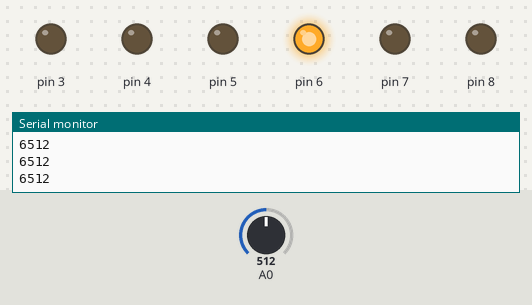
The sketch below on a simulated Arduino Uno, built with avr-gcc and run on an emulated ATmega328P. Parts: output pins drawn as LEDs (lit = HIGH), the last lines printed to the serial monitor. Inputs (shaded band) come from the test bench; at power-on: A0 = 512.

Above: at 1.2 s.
1.3 s: A0 set to 572
2.8 s: A0 set to 597
At 3.7 s:
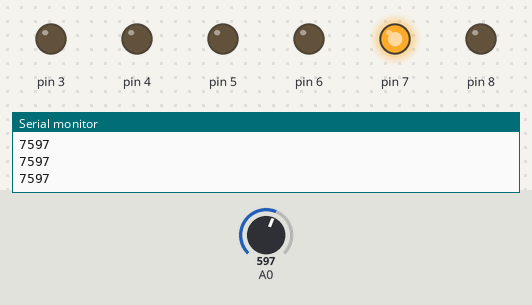
4.3 s: A0 set to 511
At 4.8 s:
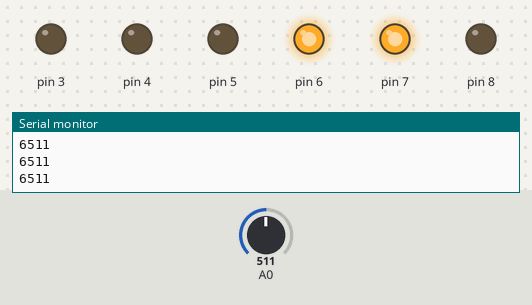
5.8 s: A0 set to 452
7.3 s: A0 set to 421
At 8.3 s:
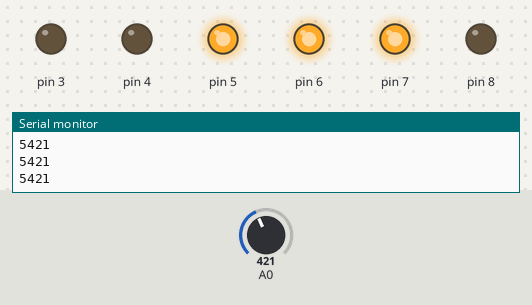
8.8 s: A0 set to 716
At 9.4 s:
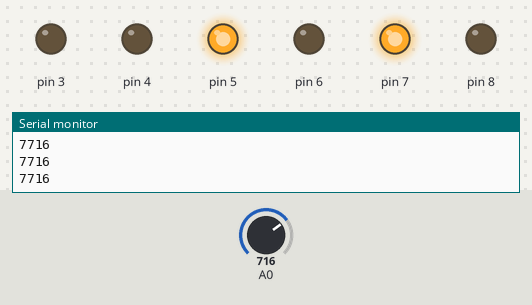
Timing chart, 0 to 11.3 s (numbered marks = the images above; inputs shaded):
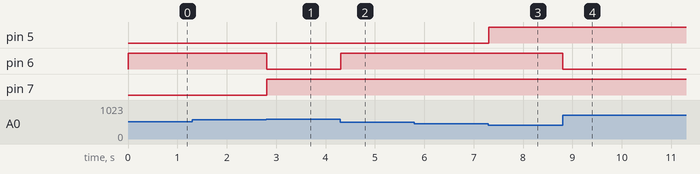

The sketch:

brightnesslevel.ino
```cpp
//brightness level controller with POT

int b;
int a;

void setup() {
  pinMode(3, OUTPUT);
  pinMode(4, OUTPUT);
  pinMode(5, OUTPUT);
  pinMode(6, OUTPUT);
  pinMode(7, OUTPUT);
  pinMode(8, OUTPUT);
  Serial.begin(9600);
}

void loop() {

  b = analogRead(A0);
  a = map(b,1023,0,9,2);
  Serial.print(a);
  Serial.println(b);

  digitalWrite(a, 1);
  digitalWrite(a-1, 0);
}
```

Measured:
- the behaviour switches between 584 and 585 on A0 (found by bisection; images 0 and 1)
- the behaviour switches between 439 and 438 on A0 (found by bisection; images 2 and 3)
- after the input at 2.8 s, pin 6: HIGH → LOW at once; pin 7: LOW → HIGH at once
- after the input at 4.3 s, pin 6: LOW → HIGH at once
- after the input at 7.3 s, pin 5: LOW → HIGH at once
- after the input at 8.8 s, pin 6: HIGH → LOW at once
